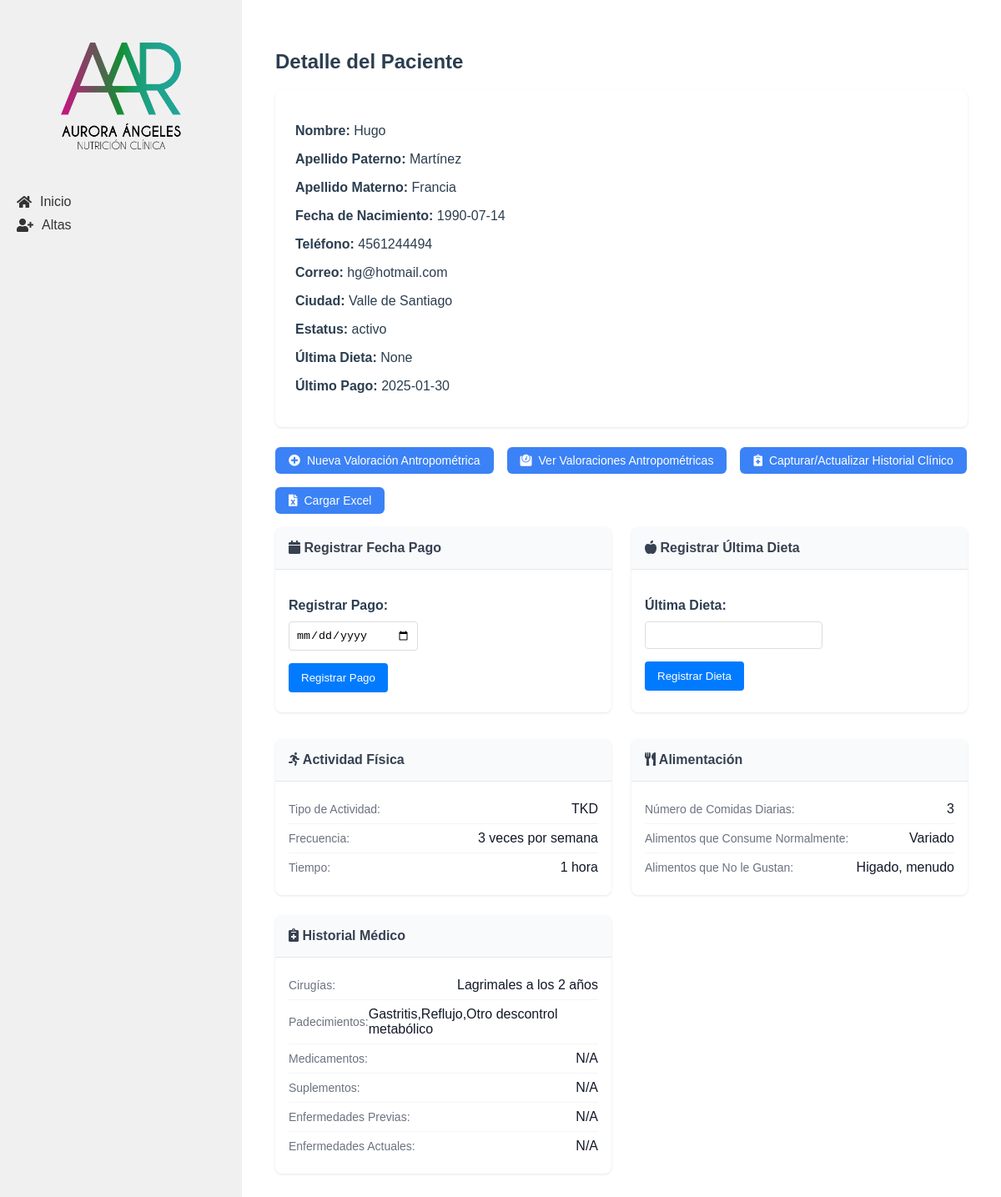
Page /pacientes/11 on the earlier database version.
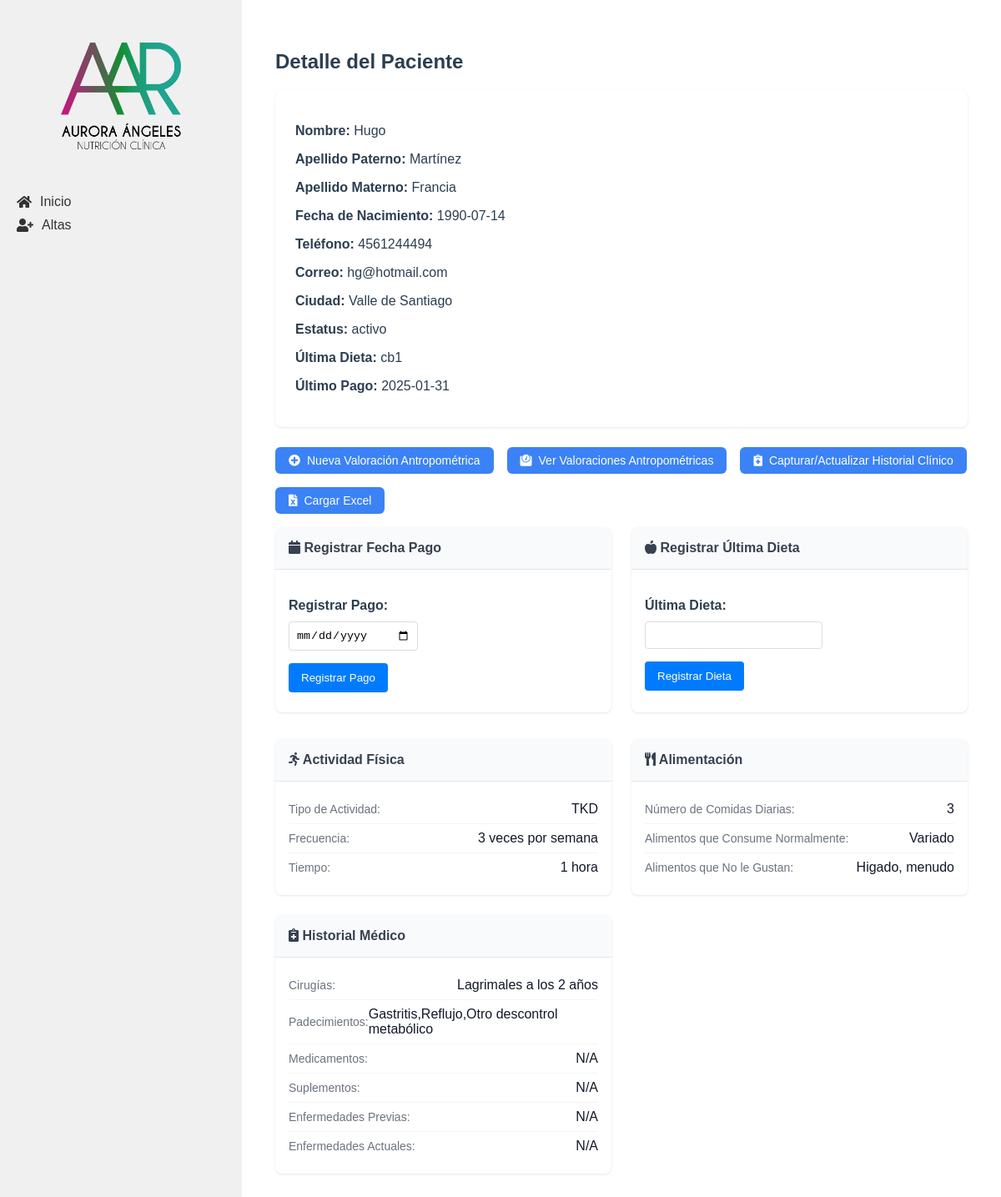
Same page on the later database version.
### tables this page shows
CREATE TABLE pagos (
    id INTEGER PRIMARY KEY AUTOINCREMENT,
    paciente_id INTEGER NOT NULL,
    fecha_pago DATE NOT NULL,
    FOREIGN KEY (paciente_id) REFERENCES pacientes (id)
);

CREATE TABLE "valoracion_antropometrica" (
    id INTEGER PRIMARY KEY AUTOINCREMENT,
    paciente_id INTEGER NOT NULL,
    numero_cita INTEGER NOT NULL,
    fecha DATE NOT NULL,
    estatura FLOAT NOT NULL,
    peso FLOAT NOT NULL,
    imc FLOAT NOT NULL,
    grasa FLOAT NOT NULL,
    cintura FLOAT NOT NULL,
    torax FLOAT NOT NULL,
    brazo FLOAT NOT NULL,
    cadera FLOAT NOT NULL,
    pierna FLOAT NOT NULL,
    pantorrilla FLOAT NOT NULL,
    tension_arterial TEXT NOT NULL,
    frecuencia_cardiaca INTEGER NOT NULL,
    bicep FLOAT NOT NULL,
    tricep FLOAT NOT NULL,
    suprailiaco FLOAT NOT NULL,
    subescapular FLOAT NOT NULL,
    femoral FLOAT,
    porcentaje_grasa FLOAT NOT NULL,
    ultima_dieta TEXT,
    FOREIGN KEY (paciente_id) REFERENCES pacientes (id)
);

### app/controllers/pacientes.py (the view, shortened to what this page needs)
@pacientes.route('/pacientes/<int:id>', methods=['GET', 'POST'])
def detalle_paciente(id):
    paciente = Paciente.obtener_por_id(id)
    if paciente is None:
        flash('Paciente no encontrado', 'error')
        return redirect(url_for('pacientes.lista_pacientes'))
    ultimo_pago = Pago.obtener_ultimo_pago(id)
    historial = HistorialClinico.obtener_por_paciente_id(id)
    ultima_valoracion = ValoracionAntropometrica.obtener_ultima_por_paciente(id)
    return render_template('detalle_paciente.html',
                            paciente=paciente,
                            ultimo_pago=ultimo_pago,
                            historial=historial,
                            ultima_valoracion=ultima_valoracion)

### app/db.py (called while the page is built)
def get_db():
    if 'db' not in g:
        g.db = sqlite3.connect(
            'pacientes.db',
            detect_types=sqlite3.PARSE_DECLTYPES
        )
        g.db.row_factory = sqlite3.Row
    return g.db

def query_db(query, args=(), one=False):
    cur = get_db().execute(query, args)
    rv = cur.fetchall()
    cur.close()
    return (rv[0] if rv else None) if one else rv

### app/models/historial_clinico.py (called while the page is built)
    @staticmethod
    def obtener_por_paciente_id(paciente_id):
        return query_db('SELECT * FROM historial_clinico WHERE paciente_id = ?', [paciente_id], one=True)

### app/models/paciente.py (called while the page is built)
    @staticmethod
    def obtener_por_id(id):
        return query_db('SELECT * FROM pacientes WHERE id = ?', [id], one=True)

### app/models/pago.py (called while the page is built)
    @staticmethod
    def obtener_ultimo_pago(paciente_id):
        return query_db('SELECT fecha_pago FROM pagos WHERE paciente_id = ? ORDER BY fecha_pago DESC LIMIT 1', [paciente_id], one=True)

### app/models/valoracion_antropometrica.py (called while the page is built)
    @staticmethod
    def obtener_ultima_por_paciente(paciente_id):
        return query_db('''
            SELECT * FROM valoracion_antropometrica
            WHERE paciente_id = ?
            ORDER BY numero_cita DESC
            LIMIT 1
        ''', [paciente_id], one=True)

### app/templates/detalle_paciente.html (shortened to what the changed rows need)
{% extends "base.html" %}
{% block content %}
<div class="table-container">
    <h2>Detalle del Paciente</h2>
    <div class="paciente-detalle">
        <p><strong>Nombre:</strong> {{ paciente['nombre'] }}</p>
        <p><strong>Apellido Paterno:</strong> {{ paciente['apellido_paterno'] }}</p>
        <p><strong>Apellido Materno:</strong> {{ paciente['apellido_materno'] }}</p>
        <p><strong>Fecha de Nacimiento:</strong> {{ paciente['fecha_nacimiento'] }}</p>
        <p><strong>Teléfono:</strong> {{ paciente['telefono'] }}</p>
        <p><strong>Correo:</strong> {{ paciente['correo'] }}</p>
        <p><strong>Ciudad:</strong> {{ paciente['ciudad'] }}</p>
        <p><strong>Estatus:</strong> {{ paciente['status'] }}</p>
        <p><strong>Última Dieta:</strong> {{ ultima_valoracion['ultima_dieta'] if ultima_valoracion else 'No registrada' }}</p>
        <p><strong>Último Pago:</strong> {{ ultimo_pago['fecha_pago'] if ultimo_pago else 'No registrado' }}</p>
    </div>
</div>
{% endblock %}

Differences in the rows shown:
no longer on this page (row unchanged): pagos: fecha_pago "2025-01-30"
now on this page (row edited): valoracion_antropometrica: ultima_dieta "cb1"
added pagos: fecha_pago "2025-01-31"
Other differences:
text no longer shown: "None"
